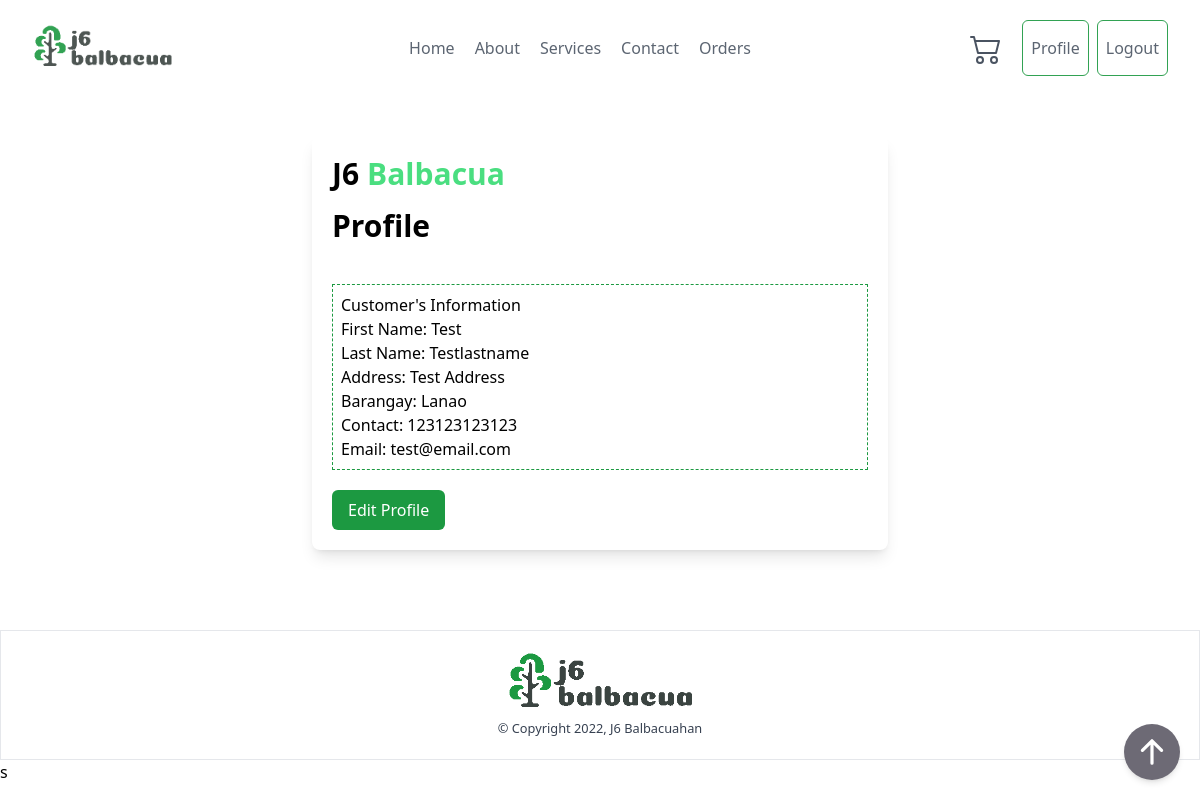
Screenshot of /profile/ (signed in) with the database file from the repository.
### ordering/models.py (models this page shows, shortened)
class Profile(models.Model):
    user = models.OneToOneField(User, related_name='user', on_delete=models.CASCADE)
    first_name = models.CharField(max_length=255, blank=True, null=True)
    last_name = models.CharField(max_length=255, blank=True, null=True)
    middle_initial = models.CharField(max_length=1, blank=True, null=True)
    address = models.TextField(max_length=2225, blank=True, null=True)
    barangay = models.ForeignKey(Barangay, related_name="barangay", on_delete=models.CASCADE)
    cellphone_number = models.IntegerField(blank=True, null=True)
    email_address = models.EmailField(blank=True, null=True)

class Barangay(models.Model):
    name = models.CharField(max_length=255)
    shipping_fee = models.IntegerField()

### ordering/views.py (the view)
# urls.py: path('profile/', views.ProfileView.as_view(), name='profile'),
class ProfileView(LoginRequiredMixin ,View):
    login_url = '/login/'
    def get(self, request):
        user = User.objects.get(pk=request.user.pk)
        profile = Profile.objects.get(user=user)
        if 'cart' in self.request.session:
            cart = self.request.session['cart']
        else:
            cart = []
        context = {
            'cart': len(cart),
            'profile': profile
        }
        return render(request, 'profile.html', context)

### templates/profile.html
{% extends 'base.html' %}
{% block content %}
{% include 'components/header.html' %}
    <div class="container mx-auto py-10 mb-10">
        <div class="container mx-auto max-w-md bg-white shadow-lg rounded-lg md:max-w-xl">
            <div class="md:flex ">
                <div class="w-full p-4 px-5 py-5">
                    <div class="flex gap-2 flex-row mb-4">
                        <h2 class="text-3xl font-semibold">J6</h2>
                        <h2 class="text-3xl text-green-400 font-semibold">Balbacua</h2>
                    </div>
                    <div class="mb-10 text-3xl font-semibold">Profile</div>
                    <div class="border border-j6primary border-dashed p-2">
                        <h3>Customer's Information</h3>
                        <div>First Name: {{profile.first_name|title}}</div>
                        <div>Last Name: {{profile.last_name|title}}</div>
                        <div>Address: {{profile.address|title}}</div>
                        <div>Barangay: {{profile.barangay.name|title}}</div>
                        <div>Contact: {{profile.cellphone_number}}</div>
                        <div>Email: {{profile.email_address}}</div>
                    </div>
                    <div class="mt-5">
                        <a href="{% url 'profile-edit' %}" hx-boost="true">
                        <button
                        class="px-4 py-2 text-white transition-colors duration-200 transform rounded-md bg-j6primary hover:bg-green-500 focus:outline-none focus:bg-green-500"
                        >
                        Edit Profile
                        </button>
                        </a>
                    </div>
                </div>
            </div>
        </div>
    </div>
{% include 'components/footer.html' %}s
{% endblock content %}

### rows the page displays
Profile: first_name "Test", last_name "Testlastname", address "Test Address", barangay.name "Lanao", cellphone_number "123123123123", email_address "test@email.com"
